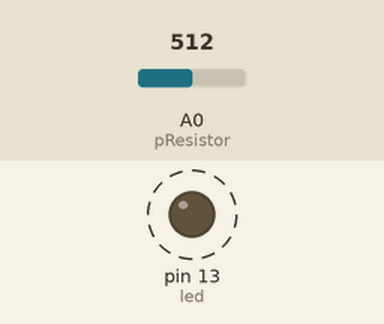
The sketch below on a simulated Arduino Uno, built with avr-gcc and run on an emulated ATmega328P. Parts: output pins drawn as LEDs (lit = HIGH). Dashed ring = blinking. The test bench sets the inputs (shaded band); at power-on: A0 (pResistor) = 512.

Above: at 1.8 s.
1.9 s: A0 (pResistor) set to 0
3.5 s: A0 (pResistor) set to 122
Timing chart, 0 to 13.5 s (numbered marks = the images above; inputs shaded):
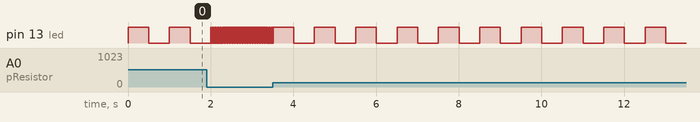

The sketch:

code.ino
```cpp
int led = 13;           // the PWM pin the LED is attached to
int pResistor = A0;    // the Photo Resistor Pin
int brightness = 0;    // how bright the LED is
int fadeAmount = 5;    // how many points to fade the LED by

void setup(void)
{
    //Serial.begin(9600);
    pinMode(pResistor, INPUT);
    pinMode(led, OUTPUT);
}

void loop(void)
{
    brightness = analogRead(pResistor);
    //Serial.println(brightness, DEC);
    // set the brightness of pin 9:
    //analogWrite(led, brightness);

    // change the brightness for next time through the loop:
    //brightness = brightness + fadeAmount;

    // reverse the direction of the fading at the ends of the fade:
    if (brightness == 0){
        digitalWrite(led, HIGH);
        delay(10);
        digitalWrite(led, LOW);
        delay(10);
    }
    else{
        digitalWrite(led, HIGH);
        delay(500);
        digitalWrite(led, LOW);
        delay(500);
    }
    // wait for 30 milliseconds to see the dimming effect

}
```

Measured:
- after the input at 3.5 s, pin 13 (led): alternates HIGH for 0.50 s and LOW for 0.50 s, starting after 0.51 s
- by itself, pin 13 (led): alternates HIGH for 0.50 s and LOW for 0.50 s
